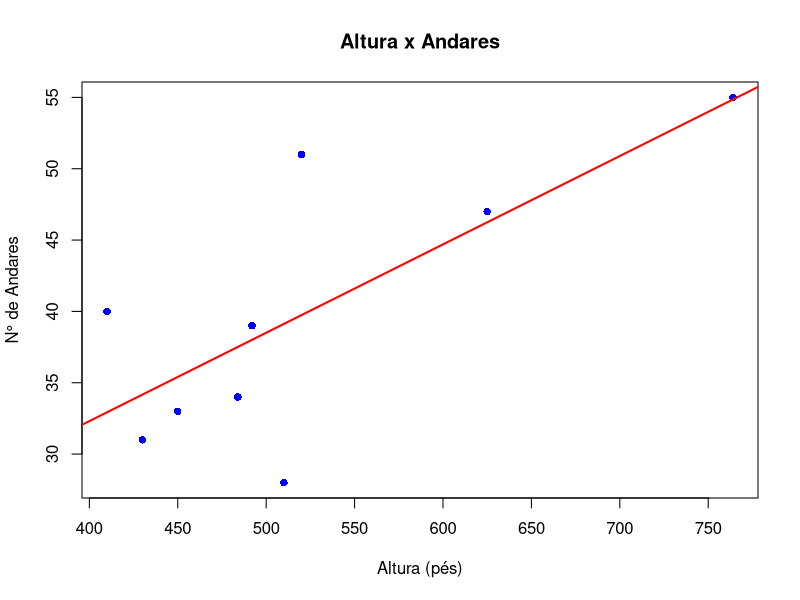

Write the R code that produced this figure.
alturaX <- c(764, 625, 520, 510, 492, 484, 450, 430, 410)
andaresY <- c(55, 47, 51, 28, 39, 34, 33, 31, 40)

dados_miami <- data.frame(alturaX, andaresY)

plot(alturaX, andaresY,
     
     main = "Altura x Andares",
     xlab = "Altura (pés)", ylab = "N° de Andares",
     pch = 16, col = "blue")

modelo = lm(andaresY ~ alturaX, data = dados_miami)
summary(modelo)

novos_x = data.frame(alturaX = c(500, 650, 310, 725))

predict(modelo, newdata = novos_x)

abline(modelo, col = "red", lwd = 2)

